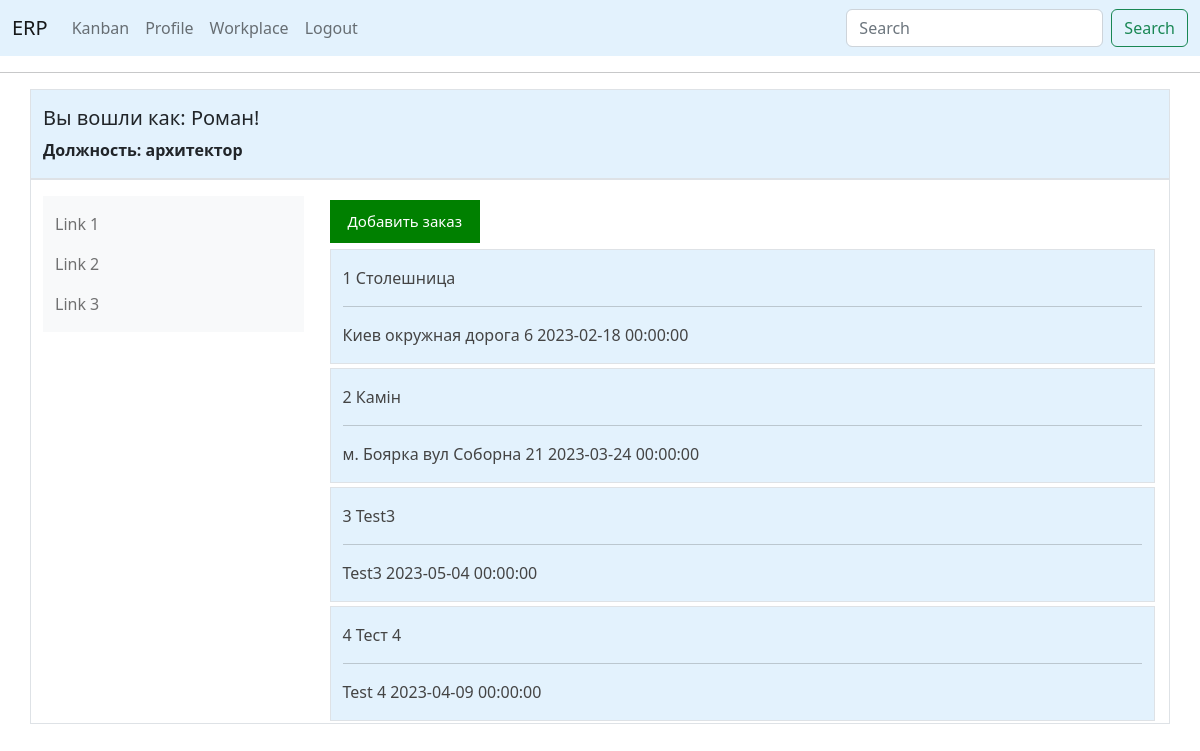
The page /index (signed in) on the database as committed earlier.
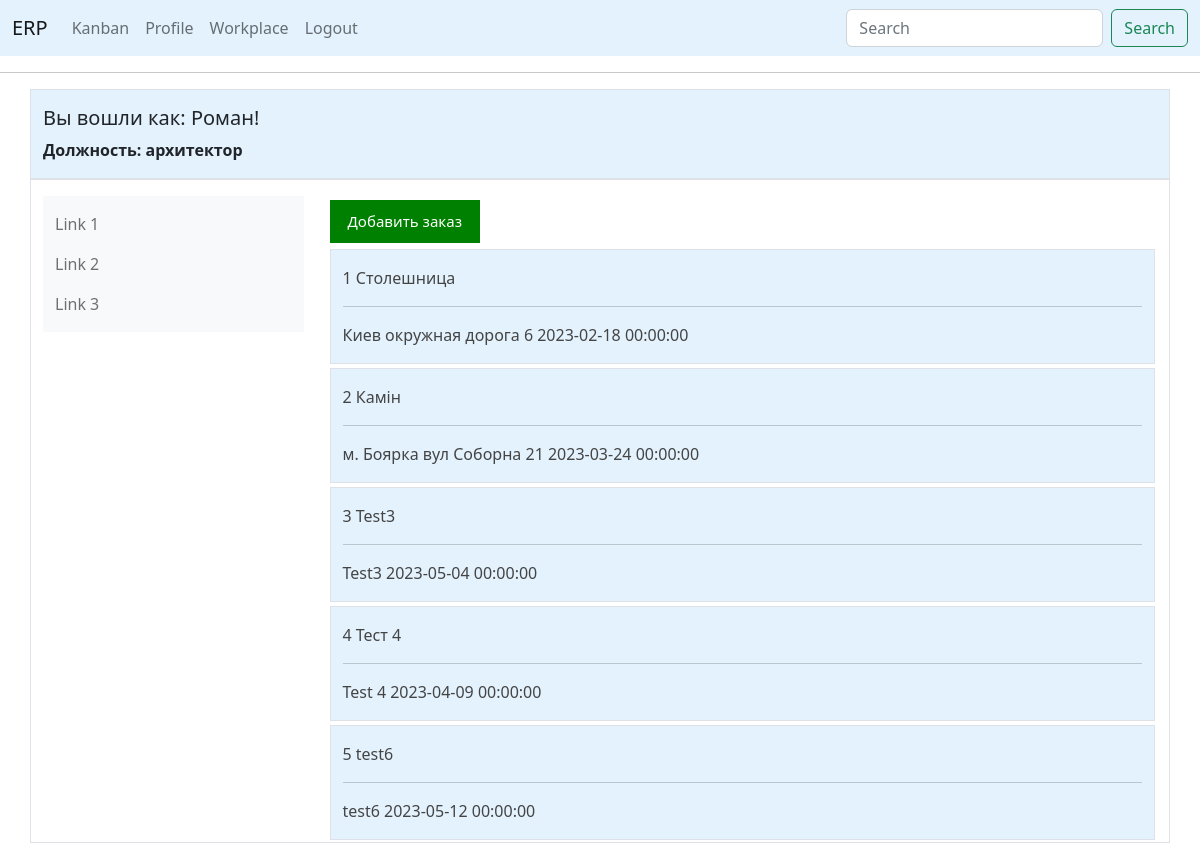
The same page on the database as committed later.
### app/models.py (models this page shows)
class OrderClient(db.Model):
    id = db.Column(db.Integer, primary_key=True)
    title_order = db.Column(db.String(300))
    title_stone = db.Column(db.String(300))
    object_description = db.Column(db.String(2000))
    address = db.Column(db.String(5000))  # address of project
    deadline = db.Column(db.DateTime)  # when do we need to finish the project
    measurements = db.Column(db.Boolean, default=False, nullable=False)  # choice - Fals/True, do we need measures
    project_drawing = db.Column(db.Boolean, default=False,
                                nullable=False)  # choice - Fals/True, do we need project drawing
    control = db.Column(db.Boolean, default=False, nullable=False)
    clients_id = db.Column(db.Integer, db.ForeignKey('clients.id'),
                           nullable=False)  # relationship to table "clients" meny to one
    def __repr__(self):
        return f'Заказ №: {self.id} {self.title_order}, {self.address}, Конечная дата: {self.deadline}, ' \
               f'Замеры: {self.measurements}, Чертежи: {self.project_drawing}, Контроль: {self.control}'

### app/routes.py (the view)
@app.route('/')
@app.route('/index')
@login_required
def index():
    client_order = OrderClient.query.all()
    user_spec = current_user.specialization_id
    if user_spec == 2:
        next_page = request.args.get('next')
        if not next_page or url_parse(next_page).netloc != '':
            next_page = url_for('workplace')
        return redirect(next_page)
    return render_template('index.html', title='Главная', client_order=client_order)

### app/models.py (called while the page is built)
@login.user_loader
def load_user(id):
    return User.query.get(int(id))

### app/templates/index.html (shortened to what this page needs)
{% if current_user.specialization_id is ne(2)%}
{% extends "base_bootstrap.html" %}
{% else %}
{% extends "base.html" %}
{% endif %}
{% block content %}
<form action="{{ url_for('add_order') }}" method="get" target="_blank">
    <button type="submit" class="button"> Добавить заказ </button>
</form>
{% for order in client_order %}
<button class="accordion" id="rcorners2">
    <div class="container-sm pt-3 border " style="background-color: #e3f2fd">
    <p> {{ order.id }} {{ order.title_order }} </p>
    <hr>
    <p>{{ order.address }} {{ order.deadline }}</p>
    </div>
</button>
{% endfor %}
{% endblock %}

Rows that differ between the two databases and show on the page:
added OrderClient: id "5", title_order "test6", address "test6", deadline "2023-05-12 00:00:00"
